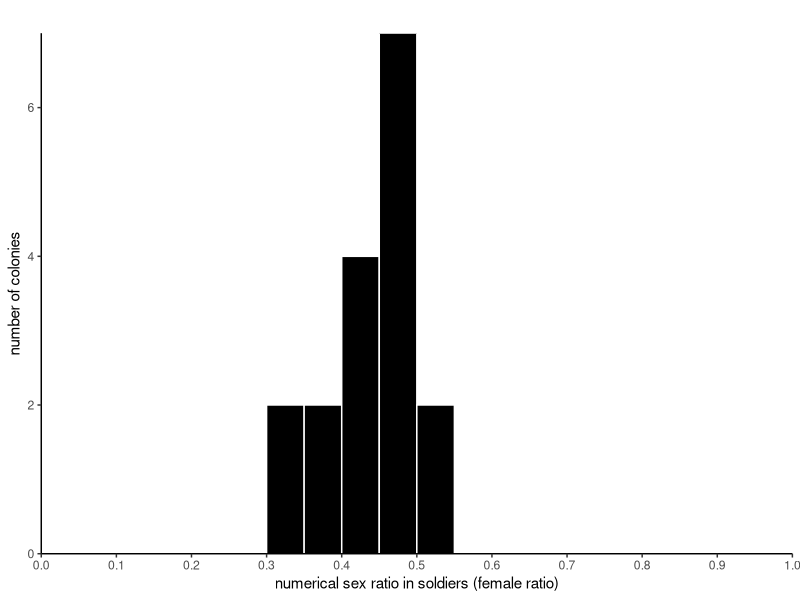
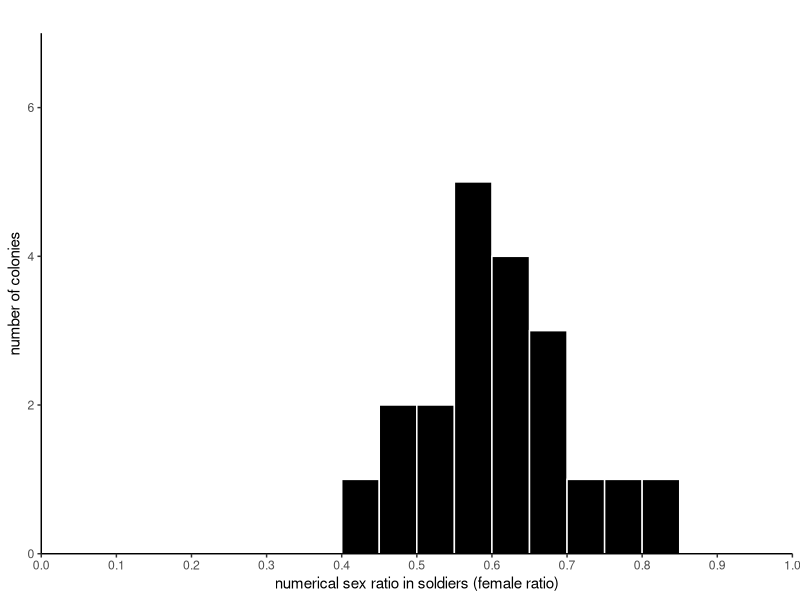
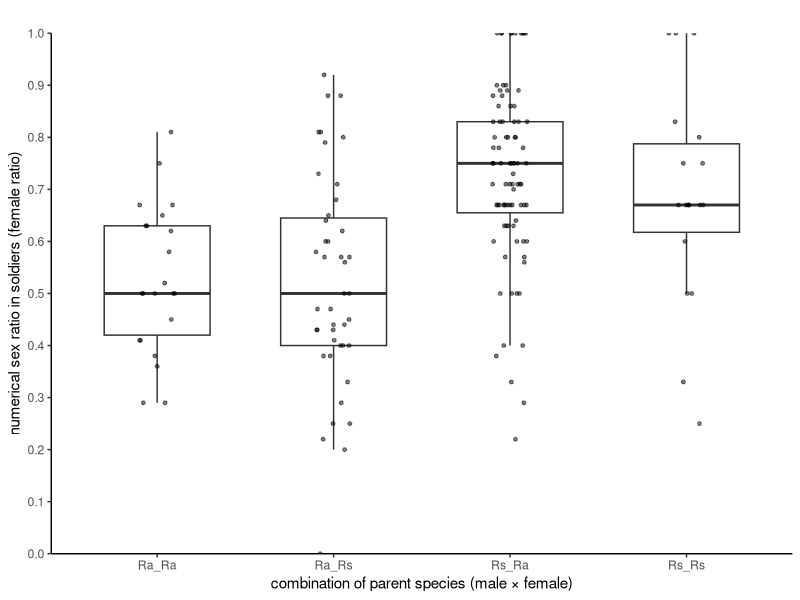
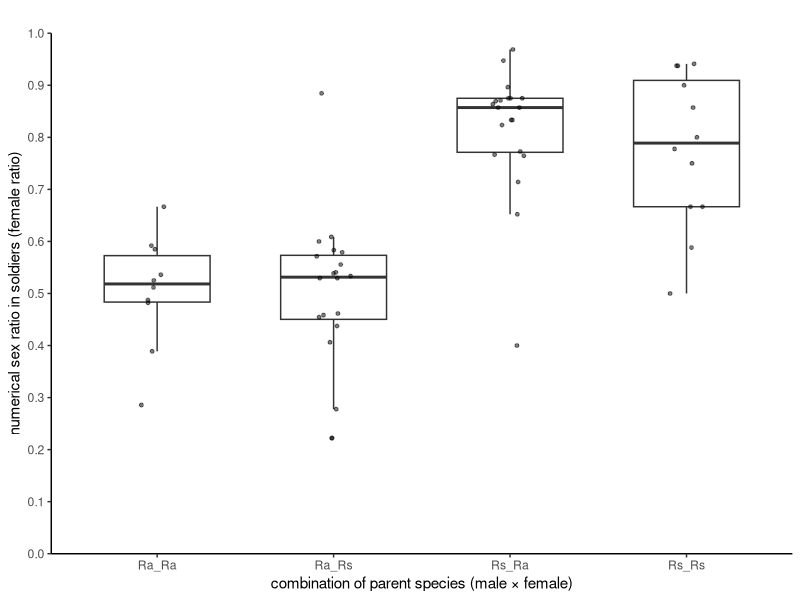
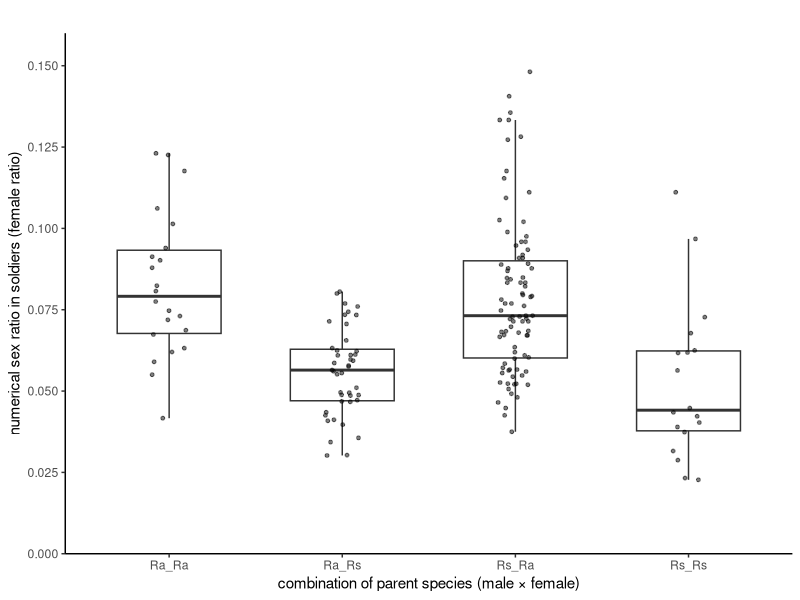
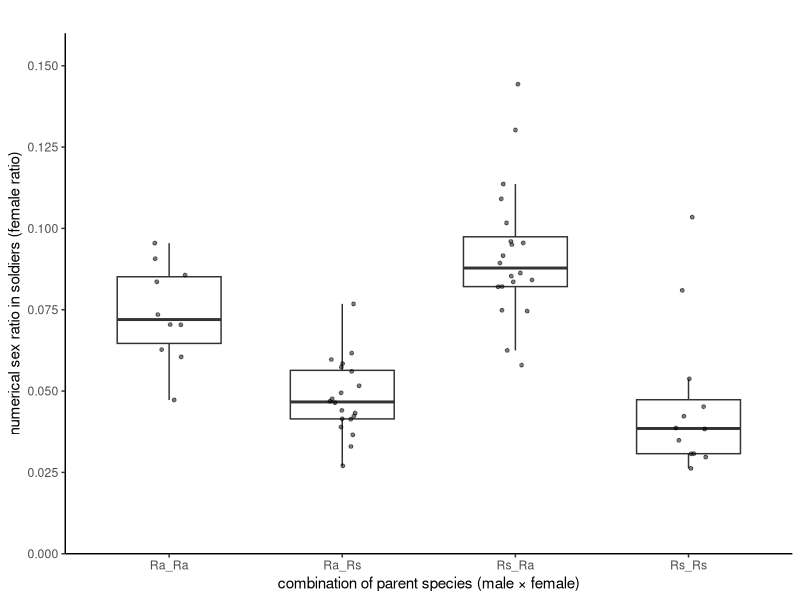
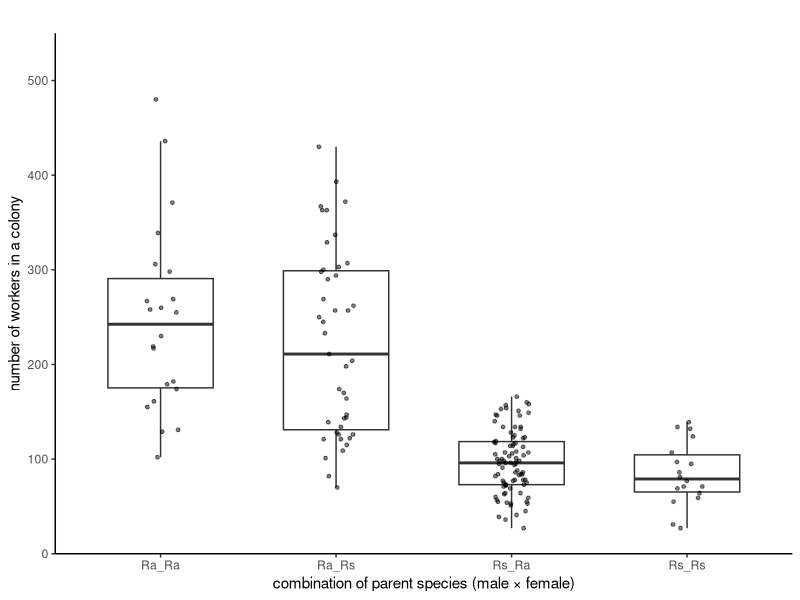
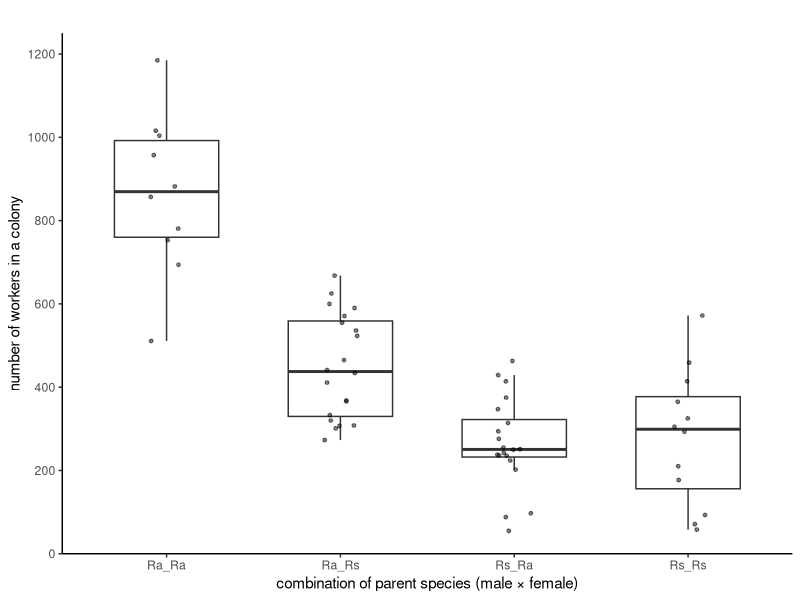

Generate these figures, in order, with R:
## ---- chunk 1
install.packages("readxl")
install.packages("ggplot2")
install.packages("tidyverse")
install.packages("dplyr")
install.packages("lme4")
install.packages("car")
install.packages("multcomp")

library(readxl)
library(ggplot2)
library(tidyverse)
library(lme4)
library(car)
library(multcomp)
## ---- chunk 2
s_sex_ratio_f <- read_excel("Dataset 1.xlsx", sheet="Figure 2a") %>% 
  as.data.frame(.)

s_sex_ratio_sum <- s_sex_ratio_f %>% 
  group_by(species) %>% 
  summarize(male = sum(number_of_male_soldiers),
            female = sum(number_of_female_soldiers)
            )
s_sex_ratio_sum

s_sex_ratio_Rs <- s_sex_ratio_sum %>% 
  filter(species == "R. speratus")
s_sex_ratio_Ra <- s_sex_ratio_sum %>% 
  filter(species == "R. amamianus")
## ---- chunk 3
xmin <- 0
xmax <- 1
width <- 0.2
ymin <- 0
ymax <- 50
binwidth <- 0.05

par(ps=18)

Ra_hist <-
  ggplot(s_sex_ratio_f %>% filter(species == "R. amamianus"), aes(x = soldier_sex_ratio)) + 
  geom_histogram(boundary = 0, binwidth = binwidth, fill="black", color="white") +
  scale_x_continuous(breaks = seq(0, 1, by = 0.1), lim = c(0,1), expand = c(0,0)) +
  scale_y_continuous(breaks = seq(0, 10, by = 2), lim = c(0,7), expand = c(0,0)) +
  labs(x = "numerical sex ratio in soldiers (female ratio)",
       y = "number of colonies", 
       title ="") + 
  theme_classic()
Ra_hist

# save figure
ggsave(file = "Figure 2a-1.pdf", plot = Ra_hist, dpi = 300, width = 89, height = 89, units = c("mm"))
## ---- chunk 4
Rs_hist <-
  ggplot(s_sex_ratio_f %>% filter(species == "R. speratus"), aes(x = soldier_sex_ratio)) + 
  geom_histogram(boundary = 0, binwidth = binwidth, fill="black", color="white") +
  scale_x_continuous(breaks = seq(0, 1, by = 0.1), lim = c(0,1), expand = c(0,0)) +
  scale_y_continuous(breaks = seq(0, 10, by = 2), lim = c(0,7), expand = c(0,0)) +
  labs(x = "numerical sex ratio in soldiers (female ratio)",
       y = "number of colonies", 
       title ="") + 
  theme_classic()
Rs_hist

# save figure
ggsave(file = "Figure 2a-2.pdf", plot = Rs_hist, dpi = 300, width = 89, height = 89, units = c("mm"))
## ---- chunk 5
binom.test(c(s_sex_ratio_Ra$female,s_sex_ratio_Ra$male), p = 0.5)
## ---- chunk 6
binom.test(c(s_sex_ratio_Rs$female,s_sex_ratio_Rs$male), p = 0.5)
## ---- chunk 7
s_sex_ratio_l <- read_excel("Dataset 1.xlsx", sheet="Fig2b, Fig3a, Fig4a") %>% 
  as.data.frame(.) %>% 
  separate(cross_type, sep = "_", c("father_species", "mother_species")) %>% 
  mutate(cross_type = paste(father_species, mother_species, sep="_"))
## ---- chunk 8
s_sex_ratio_l$cross_type <- factor(s_sex_ratio_l$cross_type, levels=c("Ra_Ra","Ra_Rs","Rs_Ra","Rs_Rs"))

Figure_2b <-
ggplot(s_sex_ratio_l, aes(y = soldier_sex_ratio, x = factor(cross_type))) + 
  geom_boxplot(outlier.shape = NA, 
               width=0.6 
               ) + 
  geom_jitter(group = "cross_type", 
              color = "black", 
              height = 0, 
              width = 0.1, 
              alpha = 0.5, 
              size = 1 
              ) +
  scale_y_continuous(breaks=seq(0,1,by=0.1),limits=c(0,1),expand=c(0,0)) +
  labs(y = "numerical sex ratio in soldiers (female ratio)", 
       x = "combination of parent species (male × female)",
       title ="") +
  theme_classic()
Figure_2b

# save figure
ggsave(file = "Figure 2b.pdf", plot = Figure_2b, dpi = 300, width = 89, height = 89, units = c("mm"))
## ---- chunk 9
model_fig2b <- glmer(cbind(number_of_female_soldiers, number_of_male_soldiers) ~ cross_type + (1|colony_ID), family=binomial, s_sex_ratio_l)
result <- glht(model_fig2b, linfct = mcp(cross_type="Tukey"))
summary(result)
cld(result, level=0.05, decreasing = TRUE)
## ---- chunk 10
model_fig2b_i <- glmer(cbind(number_of_female_soldiers, number_of_male_soldiers) ~ father_species * mother_species + (1|colony_ID), family=binomial, s_sex_ratio_l)
model_fig2b_i_null <- glmer(cbind(number_of_female_soldiers, number_of_male_soldiers) ~ father_species + mother_species + (1|colony_ID), family=binomial, s_sex_ratio_l)
summary(model_fig2b_i)
Anova(model_fig2b_i)
anova(model_fig2b_i, model_fig2b_i_null, test="Chi")
## ---- chunk 11
s_sex_ratio_l2 <- read_excel("Dataset 1.xlsx", sheet="Fig2c, Fig3b, Fig4b") %>% 
  as.data.frame(.) %>% 
  separate(cross_type, sep = "_", c("father_species", "mother_species")) %>% 
  mutate(cross_type = paste(father_species, mother_species, sep="_")) %>% 
  mutate(number_of_soldiers = number_of_male_soldiers+number_of_female_soldiers) %>% 
  mutate(soldier_sex_ratio = number_of_female_soldiers/number_of_soldiers) %>% 
  mutate(soldier_proportion = number_of_soldiers/number_of_workers)
## ---- chunk 12
s_sex_ratio_l2$cross_type <- factor(s_sex_ratio_l2$cross_type, levels=c("Ra_Ra","Ra_Rs","Rs_Ra","Rs_Rs"))

Figure_2c <-
ggplot(s_sex_ratio_l2, aes(y = soldier_sex_ratio, x = factor(cross_type))) + 
  geom_boxplot(outlier.shape = NA, 
               width=0.6 
               ) + 
  geom_jitter(group = "cross_type", 
              color = "black", 
              height = 0, 
              width = 0.1, 
              alpha = 0.5, 
              size = 1 
              ) +
  scale_y_continuous(breaks=seq(0,1,by=0.1),limits=c(0,1),expand=c(0,0)) +
  labs(y = "numerical sex ratio in soldiers (female ratio)", 
       x = "combination of parent species (male × female)",
       title ="") +
  theme_classic()
Figure_2c

# save figure
ggsave(file = "Figure 2c.pdf", plot = Figure_2c, dpi = 300, width = 89, height = 89, units = c("mm"))
## ---- chunk 13
model_fig2c <- glmer(cbind(number_of_female_soldiers, number_of_male_soldiers) ~ cross_type + (1|colony_ID), family=binomial, s_sex_ratio_l2)
result <- glht(model_fig2c, linfct = mcp(cross_type="Tukey"))
summary(result)
cld(result, level=0.05, decreasing = TRUE)
## ---- chunk 14
model_fig2c_i <- glmer(cbind(number_of_female_soldiers, number_of_male_soldiers) ~ father_species * mother_species + (1|colony_ID), family=binomial, s_sex_ratio_l2)
model_fig2c_i_null <- glmer(cbind(number_of_female_soldiers, number_of_male_soldiers) ~ father_species + mother_species + (1|colony_ID), family=binomial, s_sex_ratio_l2)
summary(model_fig2c_i)
Anova(model_fig2c_i)
anova(model_fig2c_i, model_fig2c_i_null, test="Chi")
## ---- chunk 15
s_ratio_l <- read_excel("Dataset 1.xlsx", sheet="Fig2b, Fig3a, Fig4a") %>% 
  as.data.frame(.) %>% 
  separate(cross_type, sep = "_", c("father_species", "mother_species")) %>% 
  mutate(cross_type = paste(father_species, mother_species, sep="_")) %>% 
  mutate(number_of_soldiers = number_of_male_soldiers+number_of_female_soldiers) %>% 
  mutate(soldier_sex_ratio = number_of_female_soldiers/number_of_soldiers) %>% 
  mutate(soldier_proportion = number_of_soldiers/number_of_workers)
## ---- chunk 16
s_ratio_l$cross_type <- factor(s_ratio_l$cross_type, levels=c("Ra_Ra","Ra_Rs","Rs_Ra","Rs_Rs"))

Figure_3a <-
ggplot(s_ratio_l, aes(y = soldier_proportion, x = factor(cross_type))) + 
  geom_boxplot(outlier.shape = NA, 
               width=0.6 
               ) + 
  geom_jitter(group = "cross_type", 
              color = "black", 
              height = 0, 
              width = 0.1, 
              alpha = 0.5, 
              size = 1 
              ) +
  scale_y_continuous(breaks=seq(0,1,by=0.025),limits=c(0,0.160),expand=c(0,0)) +
  labs(y = "numerical sex ratio in soldiers (female ratio)", 
       x = "combination of parent species (male × female)",
       title ="") +
  theme_classic()
Figure_3a

# save figure
ggsave(file = "Figure 3a.pdf", plot = Figure_3a, dpi = 300, width = 89, height = 89, units = c("mm"))
## ---- chunk 17
model_fig3a <- glmer(cbind(number_of_soldiers, number_of_workers) ~ cross_type + (1|colony_ID), family=binomial, s_ratio_l)
result <- glht(model_fig3a, linfct = mcp(cross_type="Tukey"))
summary(result)
cld(result, level=0.05, decreasing = TRUE)
## ---- chunk 18
model_fig3a_i <- glmer(cbind(number_of_soldiers, number_of_workers) ~ father_species * mother_species + (1|colony_ID), family=binomial, s_ratio_l)
model_fig3a_i_null <- glmer(cbind(number_of_soldiers, number_of_workers) ~ father_species + mother_species + (1|colony_ID), family=binomial, s_ratio_l)
summary(model_fig3a_i)
Anova(model_fig3a_i)
anova(model_fig3a_i, model_fig3a_i_null, test="Chi")
## ---- chunk 19
s_ratio_l2 <- read_excel("Dataset 1.xlsx", sheet="Fig2c, Fig3b, Fig4b") %>% 
  as.data.frame(.) %>% 
  separate(cross_type, sep = "_", c("father_species", "mother_species")) %>% 
  mutate(cross_type = paste(father_species, mother_species, sep="_")) %>% 
  mutate(number_of_soldiers = number_of_male_soldiers+number_of_female_soldiers) %>% 
  mutate(soldier_sex_ratio = number_of_female_soldiers/number_of_soldiers) %>% 
  mutate(soldier_proportion = number_of_soldiers/number_of_workers)
## ---- chunk 20
s_ratio_l2$cross_type <- factor(s_ratio_l2$cross_type, levels=c("Ra_Ra","Ra_Rs","Rs_Ra","Rs_Rs"))

Figure_3b <-
ggplot(s_ratio_l2, aes(y = soldier_proportion, x = factor(cross_type))) + 
  geom_boxplot(outlier.shape = NA, 
               width=0.6 
               ) + 
  geom_jitter(group = "cross_type", 
              color = "black", 
              height = 0, 
              width = 0.1, 
              alpha = 0.5, 
              size = 1 
              ) +
  scale_y_continuous(breaks=seq(0,1,by=0.025),limits=c(0,0.160),expand=c(0,0)) +
  labs(y = "numerical sex ratio in soldiers (female ratio)", 
       x = "combination of parent species (male × female)",
       title ="") +
  theme_classic()
Figure_3b

# save figure
ggsave(file = "Figure 3b.pdf", plot = Figure_3b, dpi = 300, width = 89, height = 89, units = c("mm"))
## ---- chunk 21
model_fig3b <- glmer(cbind(number_of_soldiers, number_of_workers) ~ cross_type + (1|colony_ID), family=binomial, s_ratio_l2)
result <- glht(model_fig3b, linfct = mcp(cross_type="Tukey"))
summary(result)
cld(result, level=0.05, decreasing = TRUE)
## ---- chunk 22
model_fig3b_i <- glmer(cbind(number_of_soldiers, number_of_workers) ~ father_species * mother_species + (1|colony_ID), family=binomial, s_ratio_l2)
model_fig3b_i_null <- glmer(cbind(number_of_soldiers, number_of_workers) ~ father_species + mother_species + (1|colony_ID), family=binomial, s_ratio_l2)
summary(model_fig3b_i)
Anova(model_fig3b_i)
anova(model_fig3b_i, model_fig3b_i_null, test="Chi")
## ---- chunk 23
w_number <- read_excel("Dataset 1.xlsx", sheet="Fig2b, Fig3a, Fig4a") %>% 
  as.data.frame(.) %>% 
  separate(cross_type, sep = "_", c("father_species", "mother_species")) %>% 
  mutate(cross_type = paste(father_species, mother_species, sep="_"))
## ---- chunk 24
w_number$cross_type <- factor(w_number$cross_type, levels=c("Ra_Ra","Ra_Rs","Rs_Ra","Rs_Rs"))

Figure_4a <-
ggplot(w_number, aes(y = number_of_workers, x = factor(cross_type))) + 
  geom_boxplot(outlier.shape = NA, 
               width=0.6 
               ) + 
  geom_jitter(group = "cross_type", 
              color = "black", 
              height = 0, 
              width = 0.1, 
              alpha = 0.5, 
              size = 1 
              ) +
  scale_y_continuous(breaks=seq(0,2000,by=100),limits=c(0,550),expand=c(0,0)) +
  labs(y = "number of workers in a colony", 
       x = "combination of parent species (male × female)",
       title ="") +
  theme_classic()
Figure_4a

# save figure
ggsave(file = "Figure 4a.pdf", plot = Figure_4a, dpi = 300, width = 89, height = 89, units = c("mm"))
## ---- chunk 25
model_fig4a <- glmer(number_of_workers ~ cross_type + (1|colony_ID), family=poisson, w_number)
result <- glht(model_fig4a, linfct = mcp(cross_type="Tukey"))
summary(result)
cld(result, level=0.05, decreasing = TRUE)
## ---- chunk 26
model_fig4a_i <- glmer(number_of_workers ~ father_species * mother_species + (1|colony_ID), family=poisson, w_number)
model_fig4a_i_null <- glmer(number_of_workers ~ father_species + mother_species + (1|colony_ID), family=poisson, w_number)
summary(model_fig4a_i)
Anova(model_fig4a_i)
anova(model_fig4a_i, model_fig4a_i_null, test="Chi")
## ---- chunk 27
w_number2 <- read_excel("Dataset 1.xlsx", sheet="Fig2c, Fig3b, Fig4b") %>% 
  as.data.frame(.) %>% 
  separate(cross_type, sep = "_", c("father_species", "mother_species")) %>% 
  mutate(cross_type = paste(father_species, mother_species, sep="_"))
## ---- chunk 28
w_number2$cross_type <- factor(w_number2$cross_type, levels=c("Ra_Ra","Ra_Rs","Rs_Ra","Rs_Rs"))

Figure_4b <-
ggplot(w_number2, aes(y = number_of_workers, x = factor(cross_type))) + 
  geom_boxplot(outlier.shape = NA, 
               width=0.6 
               ) + 
  geom_jitter(group = "cross_type", 
              color = "black", 
              height = 0, 
              width = 0.1, 
              alpha = 0.5, 
              size = 1 
              ) +
  scale_y_continuous(breaks=seq(0,2000,by=200),limits=c(0,1250),expand=c(0,0)) +
  labs(y = "number of workers in a colony", 
       x = "combination of parent species (male × female)",
       title ="") +
  theme_classic()
Figure_4b

# save figure
ggsave(file = "Figure 4b.pdf", plot = Figure_4b, dpi = 300, width = 89, height = 89, units = c("mm"))
## ---- chunk 29
model_fig4b <- glmer(number_of_workers ~ cross_type + (1|colony_ID), family=poisson, w_number2)
result <- glht(model_fig4b, linfct = mcp(cross_type="Tukey"))
summary(result)
cld(result, level=0.05, decreasing = TRUE)
## ---- chunk 30
model_fig4b_i <- glmer(number_of_workers ~ father_species * mother_species + (1|colony_ID), family=poisson, w_number2)
model_fig4b_i_null <- glmer(number_of_workers ~ father_species + mother_species + (1|colony_ID), family=poisson, w_number2)
summary(model_fig4b_i)
Anova(model_fig4b_i)
anova(model_fig4b_i, model_fig4b_i_null, test="Chi")
## ---- chunk 31
survival_rate <- read_excel("Dataset 1.xlsx", sheet="Figure 5") %>% 
  as.data.frame(.) %>% 
  mutate(survival_rate = number_of_larvae_35d/20) %>% 
  separate(cross_type, sep = "_", c("father_species", "mother_species")) %>% 
  mutate(cross_type = paste(father_species, mother_species, sep="_"))
## ---- chunk 32
survival_rate$cross_type <- factor(survival_rate$cross_type, levels=c("Ra_Ra","Ra_Rs","Rs_Ra","Rs_Rs"))

Figure_5b <-
ggplot(survival_rate, aes(y = survival_rate, x = factor(cross_type))) + 
  geom_boxplot(outlier.shape = NA, 
               width=0.6 
               ) + 
  geom_jitter(group = "cross_type", 
              color = "black", 
              height = 0, 
              width = 0.1, 
              alpha = 0.5, 
              size = 1 
              ) +
  scale_y_continuous(breaks=seq(0,1,by=0.1),limits=c(0,1),expand=c(0,0)) +
  labs(y = "numerical sex ratio in soldiers (female ratio)", 
       x = "combination of parent species (male × female)",
       title ="") +
  theme_classic()
Figure_5b

# save figure
ggsave(file = "Figure 5b.pdf", plot = Figure_5b, dpi = 300, width = 89, height = 89, units = c("mm"))
## ---- chunk 33
model_fig5a <- glmer(cbind(number_of_larvae_35d, 20 - number_of_larvae_35d) ~ cross_type + (1|colony_ID), family=binomial, survival_rate)
result <- glht(model_fig5a, linfct = mcp(cross_type="Tukey"))
summary(result)
cld(result, level=0.05, decreasing = TRUE)
## ---- chunk 34
model_fig5a_i <- glmer(cbind(number_of_larvae_35d, 20 - number_of_larvae_35d) ~ father_species * mother_species + (1|colony_ID), family=binomial, survival_rate)
model_fig5a_i_null <- glmer(cbind(number_of_larvae_35d, 20 - number_of_larvae_35d) ~ father_species + mother_species + (1|colony_ID), family=binomial, survival_rate)
summary(model_fig5a_i)
Anova(model_fig5a_i)
anova(model_fig5a_i, model_fig5a_i_null, test="Chi")
## ---- chunk 35
w_sex_ratio <- read_excel("Dataset 1.xlsx", sheet="Figure 5") %>% 
  as.data.frame(.)

w_sex_ratio_sum <- w_sex_ratio %>% 
  group_by(cross_type) %>% 
  summarize(male = sum(number_of_male_workers),
            female = sum(number_of_female_workers)
            )
w_sex_ratio_sum

w_sex_ratio_RaRa <- w_sex_ratio_sum %>% 
  filter(cross_type == "Ra_Ra")
w_sex_ratio_RaRs <- w_sex_ratio_sum %>% 
  filter(cross_type == "Ra_Rs")
w_sex_ratio_RsRa <- w_sex_ratio_sum %>% 
  filter(cross_type == "Rs_Ra")
w_sex_ratio_RsRs <- w_sex_ratio_sum %>% 
  filter(cross_type == "Rs_Rs")
## ---- chunk 36
survival_rate$cross_type <- factor(survival_rate$cross_type, levels=c("Ra_Ra","Ra_Rs","Rs_Ra","Rs_Rs"))

Figure_5c <-
ggplot(survival_rate, aes(y = offspring_sex_ratio, x = factor(cross_type))) + 
  geom_boxplot(outlier.shape = NA, 
               width=0.6 
               ) + 
  geom_jitter(group = "cross_type", 
              color = "black", 
              height = 0, 
              width = 0.1, 
              alpha = 0.5, 
              size = 1 
              ) +
  scale_y_continuous(breaks=seq(0,1,by=0.1),limits=c(0,1)) +
  labs(y = "numerical sex ratio (female ratio)", 
       x = "combination of parent species (male × female)",
       title ="") +
  theme_classic()
Figure_5c

# save figure
ggsave(file = "Figure 5c.pdf", plot = Figure_5c, dpi = 300, width = 89, height = 89, units = c("mm"))
## ---- chunk 37
xmin <- 0
xmax <- 1
width <- 0.2
ymin <- 0
ymax <- 50
binwidth <- 0.1

par(ps=18)

RaRa_hist <-
  ggplot(w_sex_ratio %>% filter(cross_type == "Ra_Ra"), aes(x = offspring_sex_ratio)) + 
  geom_histogram(boundary = 0, binwidth = binwidth, fill="black", color="white") +
  scale_x_continuous(breaks = seq(0, 1, by = 0.1), lim = c(0,1), expand = c(0,0)) +
  scale_y_continuous(breaks = seq(0, 10, by = 1), lim = c(0,3.2), expand = c(0,0)) +
  labs(x = "numerical sex ratio in workers(female ratio)",
       y = "number of colonies", 
       title ="") + 
  theme_classic()
RaRa_hist

# save figure
ggsave(file = "Figure 5d.pdf", plot = RaRa_hist, dpi = 300, width = 89, height = 89, units = c("mm"))
## ---- chunk 38
RaRs_hist <-
  ggplot(w_sex_ratio %>% filter(cross_type == "Ra_Rs"), aes(x = offspring_sex_ratio)) + 
  geom_histogram(boundary = 0, binwidth = binwidth, fill="black", color="white") +
  scale_x_continuous(breaks = seq(0, 1, by = 0.1), lim = c(0,1), expand = c(0,0)) +
  scale_y_continuous(breaks = seq(0, 10, by = 1), lim = c(0,5.2), expand = c(0,0)) +
  labs(x = "numerical sex ratio in workers (female ratio)",
       y = "number of colonies", 
       title ="") + 
  theme_classic()
RaRs_hist

# save figure
ggsave(file = "Figure 5e.pdf", plot = RaRs_hist, dpi = 300, width = 89, height = 89, units = c("mm"))
## ---- chunk 39
RsRa_hist <-
  ggplot(w_sex_ratio %>% filter(cross_type == "Rs_Ra"), aes(x = offspring_sex_ratio)) + 
  geom_histogram(boundary = 0, binwidth = binwidth, fill="black", color="white") +
  scale_x_continuous(breaks = seq(0, 1, by = 0.1), lim = c(0,1), expand = c(0,0)) +
  scale_y_continuous(breaks = seq(0, 10, by = 1), lim = c(0,5.2), expand = c(0,0)) +
  labs(x = "numerical sex ratio in workers (female ratio)",
       y = "number of colonies", 
       title ="") + 
  theme_classic()
RsRa_hist

# save figure
ggsave(file = "Figure 5f.pdf", plot = RsRa_hist, dpi = 300, width = 89, height = 89, units = c("mm"))
## ---- chunk 40
RsRs_hist <-
  ggplot(w_sex_ratio %>% filter(cross_type == "Rs_Rs"), aes(x = offspring_sex_ratio)) + 
  geom_histogram(boundary = 0, binwidth = binwidth, fill="black", color="white") +
  scale_x_continuous(breaks = seq(0, 1, by = 0.1), lim = c(0,1), expand = c(0,0)) +
  scale_y_continuous(breaks = seq(0, 10, by = 1), lim = c(0,5.2), expand = c(0,0)) +
  labs(x = "numerical sex ratio in workers (female ratio)",
       y = "number of colonies", 
       title ="") + 
  theme_classic()
RsRs_hist

# save figure
ggsave(file = "Figure 5g.pdf", plot = RsRs_hist, dpi = 300, width = 89, height = 89, units = c("mm"))
## ---- chunk 41
model_fig5b <- glmer(cbind(number_of_male_workers, number_of_female_workers) ~ cross_type + (1|colony_ID), family=binomial, w_sex_ratio)
result <- glht(model_fig5b, linfct = mcp(cross_type="Tukey"))
summary(result)
cld(result, level=0.05, decreasing = TRUE)
## ---- chunk 42
binom.test(c(w_sex_ratio_RaRa$female,w_sex_ratio_RaRa$male), p = 0.5)
## ---- chunk 43
binom.test(c(w_sex_ratio_RaRs$female,w_sex_ratio_RaRs$male), p = 0.5)
## ---- chunk 44
binom.test(c(w_sex_ratio_RsRa$female,w_sex_ratio_RsRa$male), p = 0.5)
## ---- chunk 45
binom.test(c(w_sex_ratio_RsRs$female,w_sex_ratio_RsRs$male), p = 0.5)
## ---- chunk 46
s_sex_ratio_1 <- read_excel("Dataset 2.xlsx", sheet="FigS1a") %>% 
  as.data.frame(.)

s_sex_ratio_1_sum <- s_sex_ratio_1 %>% 
  summarize(male = sum(number_of_male_soldiers),
            female = sum(number_of_female_soldiers)
            )
s_sex_ratio_1_sum
## ---- chunk 47
s_sex_ratio_1_fig <- s_sex_ratio_1_sum %>% 
  pivot_longer(., 
               male:female, 
               names_to = "sex", 
               values_to = "number_of_soldiers"
               )

Fig_S1a <-
ggplot(s_sex_ratio_1_fig, aes(x="", y=number_of_soldiers, fill=sex)) +
  geom_bar(width = 1, stat = "identity") + 
  coord_polar("y", start=0)
Fig_S1a

# save figure
ggsave(file = "Figure S1a.pdf", plot = Fig_S1a, dpi = 300, width = 89, height = 89, units = c("mm"))
## ---- chunk 48
binom.test(c(s_sex_ratio_1_sum$female,s_sex_ratio_1_sum$male), p = 0.5)
## ---- chunk 49
age_comp <- read_excel("Dataset 2.xlsx", sheet="FigS1b_c_d") %>% 
  as.data.frame(.) %>% 
  mutate(number_of_soldiers = number_of_male_soldiers+number_of_female_soldiers) %>% 
  mutate(soldier_sex_ratio = number_of_female_soldiers/number_of_soldiers) %>% 
  mutate(soldier_proportion = number_of_soldiers/number_of_workers)

age_2 <- age_comp %>% 
  filter(years_elapsed_since_colony_foundation == "2.5") %>% 
  summarize(male = sum(number_of_male_soldiers),
            female = sum(number_of_female_soldiers)
            )

age_4 <- age_comp %>% 
  filter(years_elapsed_since_colony_foundation == "4.5") %>% 
  summarize(male = sum(number_of_male_soldiers),
            female = sum(number_of_female_soldiers)
            )
## ---- chunk 50
Figure_S1b <-
ggplot(age_comp, aes(y = soldier_sex_ratio, x = factor(years_elapsed_since_colony_foundation))) + 
  geom_boxplot(outlier.shape = NA, 
               width=0.6 
               ) + 
  geom_jitter(group = "years_elapsed_since_colony_foundation", 
              color = "black", 
              height = 0, 
              width = 0.1, 
              alpha = 0.5, 
              size = 1 
              ) +
  scale_y_continuous(breaks=seq(0,1,by=0.1),limits=c(0,1),expand=c(0,0)) +
  labs(y = "numerical sex ratio in soldiers (female ratio)", 
       x = "colony age (years)",
       title ="") +
  theme_classic()
Figure_S1b

# save figure
ggsave(file = "Figure S1b.pdf", plot = Figure_S1b, dpi = 300, width = 89, height = 89, units = c("mm"))
## ---- chunk 51
binom.test(c(age_2$female,age_2$male), p = 0.5)
## ---- chunk 52
binom.test(c(age_4$female,age_4$male), p = 0.5)
## ---- chunk 53
model_figS1b <- glmer(cbind(number_of_female_soldiers, number_of_male_soldiers) ~ years_elapsed_since_colony_foundation + (1|colony_ID), family=binomial, age_comp)
model_figS1b_null <- glmer(cbind(number_of_female_soldiers, number_of_male_soldiers) ~ 1 + (1|colony_ID), family=binomial, age_comp)
summary(model_figS1b)
Anova(model_figS1b)
anova(model_figS1b, model_figS1b_null, test="Chi")
## ---- chunk 54
Figure_S1c <-
ggplot(age_comp, aes(y = soldier_proportion, x = factor(years_elapsed_since_colony_foundation))) + 
  geom_boxplot(outlier.shape = NA, 
               width=0.6 
               ) + 
  geom_jitter(group = "years_elapsed_since_colony_foundation", 
              color = "black", 
              height = 0, 
              width = 0.1, 
              alpha = 0.5, 
              size = 1 
              ) +
  scale_y_continuous(breaks=seq(0,1,by=0.01),limits=c(0,0.062),expand=c(0,0)) +
  labs(y = "soldier proportion", 
       x = "colony age (years)",
       title ="") +
  theme_classic()
Figure_S1c

# save figure
ggsave(file = "Figure S1c.pdf", plot = Figure_S1c, dpi = 300, width = 89, height = 89, units = c("mm"))
## ---- chunk 55
model_figS1c <- glmer(cbind(number_of_soldiers, number_of_workers) ~ years_elapsed_since_colony_foundation + (1|colony_ID), family=binomial, age_comp)
model_figS1c_null <- glmer(cbind(number_of_soldiers, number_of_workers) ~ 1 + (1|colony_ID), family=binomial, age_comp)
summary(model_figS1c)
Anova(model_figS1c)
anova(model_figS1c, model_figS1c_null, test="Chi")
## ---- chunk 56
Figure_S1d <-
ggplot(age_comp, aes(y = number_of_workers, x = factor(years_elapsed_since_colony_foundation))) + 
  geom_boxplot(outlier.shape = NA, 
               width=0.6 
               ) + 
  geom_jitter(group = "years_elapsed_since_colony_foundation", 
              color = "black", 
              height = 0, 
              width = 0.1, 
              alpha = 0.5, 
              size = 1 
              ) +
  scale_y_continuous(breaks=seq(0,3000,by=500),limits=c(0,2600),expand=c(0,0)) +
  labs(y = "number of workers", 
       x = "colony age (years)",
       title ="") +
  theme_classic()
Figure_S1d

# save figure
ggsave(file = "Figure S1d.pdf", plot = Figure_S1d, dpi = 300, width = 89, height = 89, units = c("mm"))
## ---- chunk 57
model_figS1d <- glmer(number_of_workers ~ years_elapsed_since_colony_foundation + (1|colony_ID), family=poisson, age_comp)
model_figS1d_null <- glmer(number_of_workers ~ 1 + (1|colony_ID), family=poisson, age_comp)
summary(model_figS1d)
Anova(model_figS1d)
anova(model_figS1d, model_figS1d_null, test="Chi")
